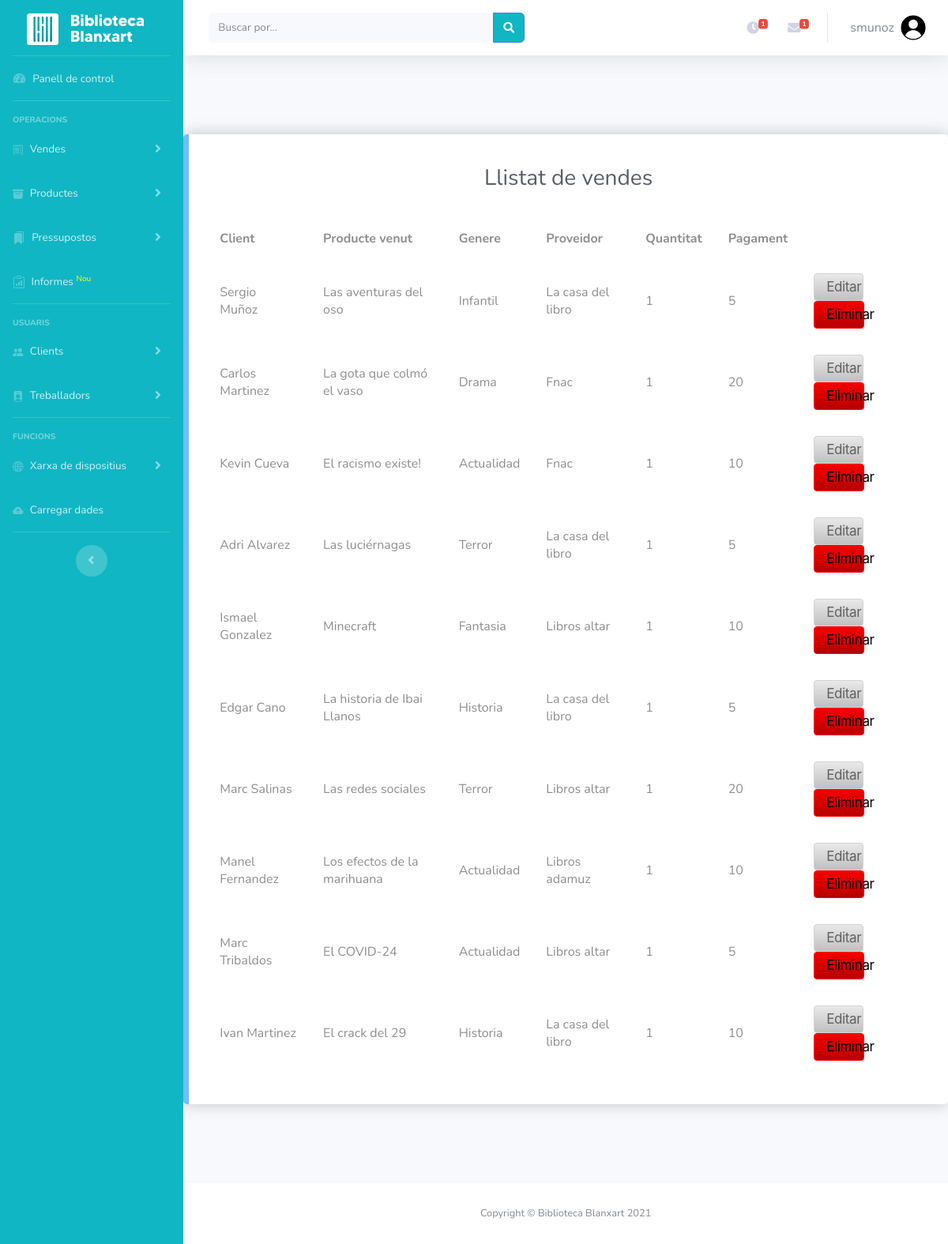
The page /llistat_vendes.php (signed in) on the database its author committed.
### tables this page shows
CREATE TABLE tb_operacions (
    id_operacio INT PRIMARY KEY AUTO_INCREMENT, 
    nom_i_cognom VARCHAR(50), 
    nom VARCHAR(50), 
    genere VARCHAR(10), 
    proveidor VARCHAR(50), 
    quantitat VARCHAR(10), 
    preu VARCHAR(10)
);

### llistat_vendes.php (the view, shortened to what this page needs)
<!DOCTYPE html>
<html lang="cat">
<head>
    <link href="vendor/fontawesome-free/css/all.min.css" rel="stylesheet" type="text/css">
    <link href="css/aso.css" rel="stylesheet">
    <link href="css/sb-admin-2.min.css" rel="stylesheet">
</head>
<body id="page-top">
    <div id="wrapper">
    <?php include("layout/menu-lateral.php"); ?>
<div id="content-wrapper" class="d-flex flex-column">
    <div id="content">
        <?php include("layout/user-logout.php"); ?>
        <div id="page-content-wrapper">
    <?php
    require('functions/connector.php');
    $sql="SELECT * FROM tb_operacions;";
    $result=mysqli_query($dbLink,$sql) or exit(mysqli_error($dbLink)); ?>
    <div class="recuadro_lista">
        <div>
            <table class="table">
                <tr>
                <br>
        <h1 class="h3 mb-0 text-gray-800">Llistat de vendes</h1>
        <br>
                    <th>Client</th><th>Producte venut</th><th>Genere</th><th>Proveidor</th><th>Quantitat</th><th>Pagament</th>
                </tr> <?php
                while($producte=mysqli_fetch_array($result)) { ?>
                    <tr>
                        <td><?php echo $producte["nom_i_cognom"]; ?></td>
                        <td><?php echo $producte["nom"]; ?></td>
                        <td><?php echo $producte["genere"]; ?></td>
                        <td><?php echo $producte["proveidor"]; ?></td>
                        <td><?php echo $producte["quantitat"]; ?></td>
                        <td><?php echo $producte["preu"]; ?></td>
                        <td>
                            <a class="button-white button-block-editar as-tradeupinline-button" href="modificar_venda.php?usuari=<?php echo $producte["id_operacio"];?>">Editar</a>
                            <a class="button-white button-block-eliminar as-tradeupinline-button" href="functions/eliminar_venda.php?usuari=<?php echo $producte["id_operacio"];?>">Eliminar</a>
                        </td>
                    </tr><?php
            } ?>
            </table>
        </div>
    </div>
  </div>
            </div>
<?php include("layout/footer.php"); ?>
</div>
</div>
</body>
</html>

### css/aso.css (style rules this page uses)
body { font: 14px sans-serif; }
body { background-image: url("../img/wallpaper.jpg"); font-family: sans-serif; overflow: auto; color: #000000; background-position: center; background-attachment: fixed; background-position: center; background-repeat: no-repeat; background-size: cover; height: 500px; }
a { color: #028802; text-decoration: none; transition: 0.3s; }
.as-tradeupinline-button { z-index: 1; }
h1 { color: rgb(163, 163, 163); text-align: center; font-size: 45px; }
.button-white { font-size: 17px; line-height: 1.47059; font-weight: 400; letter-spacing: -.022em; font-family: SF Pro Text,SF Pro Icons,AOS Icons,Helvetica Neue,Helvetica,Arial,sans-serif; background-color: #c9cbcc; background: linear-gradient(#e9e9e9,#c0c0c0); border: 1px solid rgb(211, 211, 211); border-radius: 4px; color: rgb(97, 97, 97); cursor: pointer; display: inline-block; min-width: 30px; padding: 4px 15px; text-align: center; white-space: nowrap; }
table { color: #484848; }
.table > thead > tr > th, .table > tbody > tr > th, .table > tfoot > tr > th, .table > thead > tr > td, .table > tbody > tr > td, .table > tfoot > tr > td { padding: 8px; line-height: 1.42857143; border-top: 0px solid #fff; vertical-align: inherit; border: solid 1px #fff; color: #8e8e8e; }
.recuadro_lista { background-color: #fff; border-radius: 5px 5px 5px 5px; border-style: solid; border-width: 0px 0px 0px 7px; border-color: #239cffa7; box-shadow: 0px 0px 20px 0px rgba(0, 0, 0, 0.22); transition: background 0.5s, border 0.5s, border-radius 0.5s, box-shadow 0.5s; box-sizing: border-box; left: 100px; top: 200px; align-content: center!important; width: 100%; max-width: 1380px; padding: 15px; margin: auto; margin-top: 100px; margin-bottom: 100px; }
.button-block-editar { box-sizing: border-box; width: 48%; }
.button-block-eliminar { box-sizing: border-box; width: 49%; font-size: 17px; line-height: 1.47059; font-weight: 400; letter-spacing: -.022em; font-family: SF Pro Text,SF Pro Icons,AOS Icons,Helvetica Neue,Helvetica,Arial,sans-serif; background-color: #b90000; background: linear-gradient(#f50000,#b60000); border: 1px solid rgb(255, 0, 0); border-radius: 4px; color: rgb(0, 0, 0); cursor: pointer; display: inline-block; min-width: 30px; padding: 4px 15px; text-align: center; white-space: nowrap; }

### rows shown on the page
tb_operacions: nom_i_cognom "Sergio Muñoz", nom "Las aventuras del oso", genere "Infantil", proveidor "La casa del libro", quantitat "1", preu "5"
tb_operacions: nom_i_cognom "Carlos Martinez", nom "La gota que colmó el vaso", genere "Drama", proveidor "Fnac", quantitat "1", preu "20"
tb_operacions: nom_i_cognom "Kevin Cueva", nom "El racismo existe!", genere "Actualidad", proveidor "Fnac", quantitat "1", preu "10"
tb_operacions: nom_i_cognom "Adri Alvarez", nom "Las luciérnagas", genere "Terror", proveidor "La casa del libro", quantitat "1", preu "5"
tb_operacions: nom_i_cognom "Ismael Gonzalez", nom "Minecraft", genere "Fantasia", proveidor "Libros altar", quantitat "1", preu "10"
tb_operacions: nom_i_cognom "Edgar Cano", nom "La historia de Ibai Llanos", genere "Historia", proveidor "La casa del libro", quantitat "1", preu "5"
tb_operacions: nom_i_cognom "Marc Salinas", nom "Las redes sociales", genere "Terror", proveidor "Libros altar", quantitat "1", preu "20"
tb_operacions: nom_i_cognom "Manel Fernandez", nom "Los efectos de la marihuana", genere "Actualidad", proveidor "Libros adamuz", quantitat "1", preu "10"
tb_operacions: nom_i_cognom "Marc Tribaldos", nom "El COVID-24", genere "Actualidad", proveidor "Libros altar", quantitat "1", preu "5"
tb_operacions: nom_i_cognom "Ivan Martinez", nom "El crack del 29", genere "Historia", proveidor "La casa del libro", quantitat "1", preu "10"

### other values the page prints
$_SESSION["usuari"] "smunoz"
